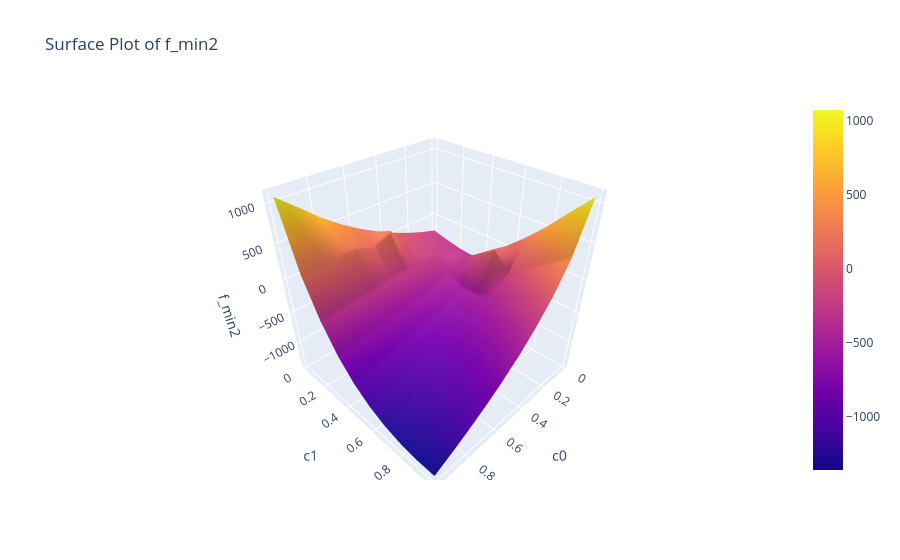

The cell this chart's notebook holds for it:
### Code cell
fig = go.Figure(data=[go.Surface(z=Z, x=x_values2, y=x_values2)])

# Add labels and title
fig.update_layout(
    title="Surface Plot of f_min2",
    scene=dict(
        xaxis_title="c0",
        yaxis_title="c1",
        zaxis_title="f_min2",
    ),
)

fig.show()

### Figure 1 — Plotly figure (JSON) as saved in the notebook; plotly's stock layout.template omitted (floating-point values rounded to 4 significant figures)
{"data": [{"type": "surface", "x": [0.01, 0.1189, 0.2278, 0.3367, 0.4456, 0.5544, 0.6633, 0.7722, 0.8811, 0.99], "y": [0.01, 0.1189, 0.2278, 0.3367, 0.4456, 0.5544, 0.6633, 0.7722, 0.8811, 0.99], "z": [[-238.6, -164.7, -75.95, 28.34, 149.2, 288.4, 448.7, 635.3, 858.7, 1073.0], [-296.6, -237.3, -163.1, -74.05, 260.7, 151.8, 233.9, 224.3, 215.0, 206.1], [-340.2, -295.6, -235.9, -193.1, -219.2, -243.7, -266.6, -288.3, -308.9, -328.5], [-357.7, -261.2, -409.0, -464.0, -512.7, -556.7, -597.0, -634.5, -669.5, -702.4], [-170.5, -90.24, -504.2, -597.8, -676.8, -746.0, -808.1, -864.7, -916.9, -965.5], [34.27, 96.62, -492.3, -631.7, -746.0, -844.1, -930.8, -1009.0, -1080.0, -1146.0], [259.3, -161.0, -411.6, -597.0, -747.4, -875.5, -987.7, -1088.0, -1179.0, -1263.0], [509.4, 17.16, -288.3, -516.0, -700.8, -858.0, -995.5, -1118.0, -1229.0, -1331.0], [794.0, 215.0, -137.3, -402.8, -619.6, -804.2, -965.9, -1110.0, -1241.0, -1361.0], [1073.0, 425.5, 32.8, -266.7, -512.6, -722.8, -907.3, -1072.0, -1222.0, -1359.0]]}], "layout": {"scene": {"xaxis": {"title": {"text": "c0"}}, "yaxis": {"title": {"text": "c1"}}, "zaxis": {"title": {"text": "f_min2"}}}, "title": {"text": "Surface Plot of f_min2"}}}
